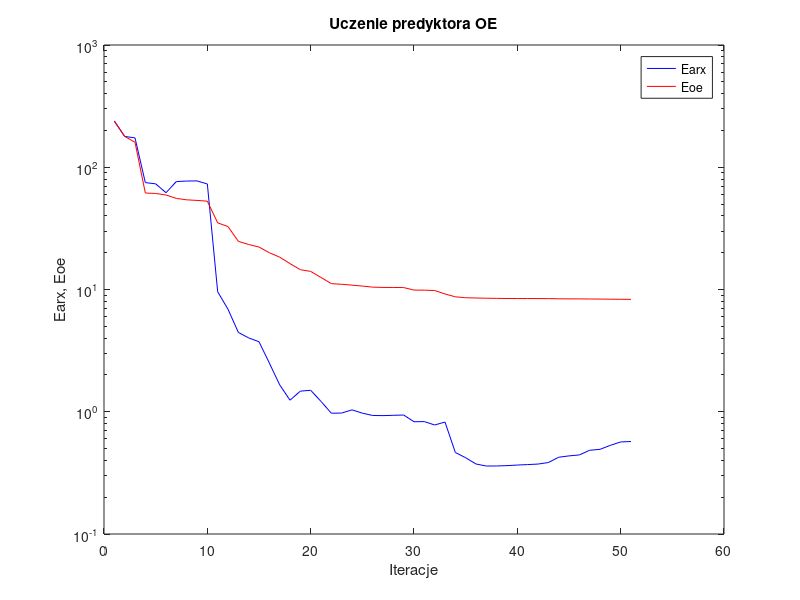
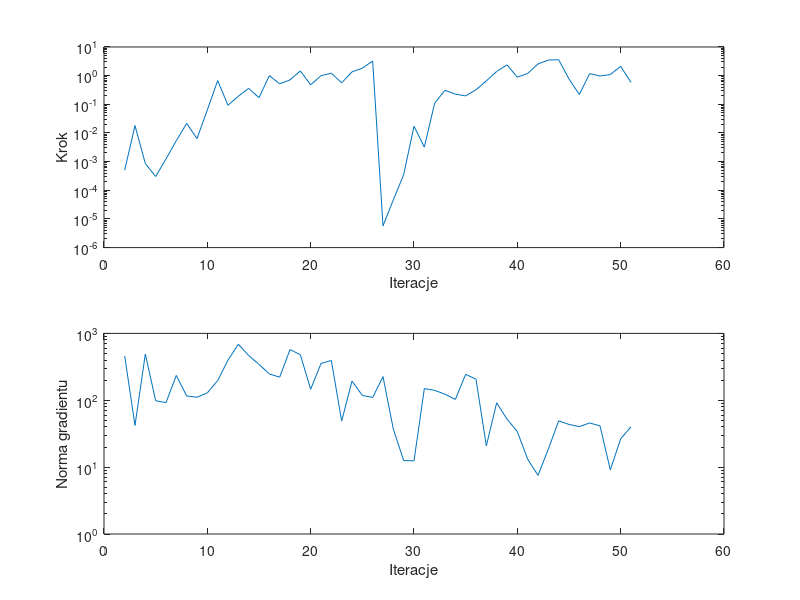

Source code (MATLAB) for these figures, in order:
%uczenie predyktora oe
clear all;
n=0; farx(n+1)=2.378178e+002; foe(n+1)=2.391605e+002; wspucz(n+1)=0.000000e+000; ng(n+1)=0.000000e+000;
%odnowa zmiennej metryki
n=1; farx(n+1)=1.787803e+002; foe(n+1)=1.788853e+002; krok(n+1)=4.994367e-004; ng(n+1)=4.588894e+002;
n=2; farx(n+1)=1.738357e+002; foe(n+1)=1.601295e+002; krok(n+1)=1.808357e-002; ng(n+1)=4.212095e+001;
n=3; farx(n+1)=7.488127e+001; foe(n+1)=6.156655e+001; krok(n+1)=8.540178e-004; ng(n+1)=4.918389e+002;
n=4; farx(n+1)=7.316485e+001; foe(n+1)=6.103304e+001; krok(n+1)=3.018569e-004; ng(n+1)=9.831536e+001;
n=5; farx(n+1)=6.193133e+001; foe(n+1)=5.931711e+001; krok(n+1)=1.244450e-003; ng(n+1)=9.215726e+001;
n=6; farx(n+1)=7.637991e+001; foe(n+1)=5.560536e+001; krok(n+1)=5.390749e-003; ng(n+1)=2.352239e+002;
n=7; farx(n+1)=7.711883e+001; foe(n+1)=5.414271e+001; krok(n+1)=2.156300e-002; ng(n+1)=1.159463e+002;
n=8; farx(n+1)=7.733409e+001; foe(n+1)=5.355038e+001; krok(n+1)=6.374691e-003; ng(n+1)=1.109804e+002;
n=9; farx(n+1)=7.299841e+001; foe(n+1)=5.280188e+001; krok(n+1)=6.368870e-002; ng(n+1)=1.290914e+002;
n=10; farx(n+1)=9.582850e+000; foe(n+1)=3.509143e+001; krok(n+1)=6.710813e-001; ng(n+1)=1.965706e+002;
n=11; farx(n+1)=6.895896e+000; foe(n+1)=3.273273e+001; krok(n+1)=9.233170e-002; ng(n+1)=3.984276e+002;
n=12; farx(n+1)=4.456848e+000; foe(n+1)=2.476927e+001; krok(n+1)=1.919924e-001; ng(n+1)=6.878600e+002;
n=13; farx(n+1)=4.018632e+000; foe(n+1)=2.333968e+001; krok(n+1)=3.607908e-001; ng(n+1)=4.665360e+002;
n=14; farx(n+1)=3.738844e+000; foe(n+1)=2.225312e+001; krok(n+1)=1.702433e-001; ng(n+1)=3.440535e+002;
n=15; farx(n+1)=2.503117e+000; foe(n+1)=1.999152e+001; krok(n+1)=1.003200e+000; ng(n+1)=2.477731e+002;
n=16; farx(n+1)=1.660757e+000; foe(n+1)=1.839435e+001; krok(n+1)=5.181392e-001; ng(n+1)=2.215249e+002;
n=17; farx(n+1)=1.243409e+000; foe(n+1)=1.628032e+001; krok(n+1)=7.101669e-001; ng(n+1)=5.727248e+002;
n=18; farx(n+1)=1.474324e+000; foe(n+1)=1.452022e+001; krok(n+1)=1.462039e+000; ng(n+1)=4.798210e+002;
n=19; farx(n+1)=1.498428e+000; foe(n+1)=1.406291e+001; krok(n+1)=4.763389e-001; ng(n+1)=1.459550e+002;
n=20; farx(n+1)=1.215276e+000; foe(n+1)=1.254026e+001; krok(n+1)=9.961132e-001; ng(n+1)=3.549591e+002;
n=21; farx(n+1)=9.727454e-001; foe(n+1)=1.117035e+001; krok(n+1)=1.215405e+000; ng(n+1)=3.938523e+002;
n=22; farx(n+1)=9.758945e-001; foe(n+1)=1.102949e+001; krok(n+1)=5.600723e-001; ng(n+1)=4.883060e+001;
n=23; farx(n+1)=1.036382e+000; foe(n+1)=1.085675e+001; krok(n+1)=1.355274e+000; ng(n+1)=1.938033e+002;
n=24; farx(n+1)=9.740425e-001; foe(n+1)=1.066754e+001; krok(n+1)=1.822466e+000; ng(n+1)=1.180821e+002;
n=25; farx(n+1)=9.321575e-001; foe(n+1)=1.045516e+001; krok(n+1)=3.235589e+000; ng(n+1)=1.103397e+002;
%odnowa zmiennej metryki
n=26; farx(n+1)=9.298070e-001; foe(n+1)=1.039930e+001; krok(n+1)=5.731843e-006; ng(n+1)=2.258229e+002;
n=27; farx(n+1)=9.351967e-001; foe(n+1)=1.038813e+001; krok(n+1)=4.646090e-005; ng(n+1)=3.706661e+001;
n=28; farx(n+1)=9.403828e-001; foe(n+1)=1.037270e+001; krok(n+1)=3.505202e-004; ng(n+1)=1.254020e+001;
n=29; farx(n+1)=8.286800e-001; foe(n+1)=9.893662e+000; krok(n+1)=1.716139e-002; ng(n+1)=1.241779e+001;
n=30; farx(n+1)=8.308762e-001; foe(n+1)=9.878181e+000; krok(n+1)=3.199545e-003; ng(n+1)=1.495797e+002;
n=31; farx(n+1)=7.793708e-001; foe(n+1)=9.808932e+000; krok(n+1)=1.101559e-001; ng(n+1)=1.406870e+002;
n=32; farx(n+1)=8.234268e-001; foe(n+1)=9.195447e+000; krok(n+1)=3.081903e-001; ng(n+1)=1.231532e+002;
n=33; farx(n+1)=4.645524e-001; foe(n+1)=8.712224e+000; krok(n+1)=2.268451e-001; ng(n+1)=1.027998e+002;
n=34; farx(n+1)=4.204506e-001; foe(n+1)=8.564723e+000; krok(n+1)=1.961845e-001; ng(n+1)=2.440528e+002;
n=35; farx(n+1)=3.738324e-001; foe(n+1)=8.521292e+000; krok(n+1)=3.217882e-001; ng(n+1)=2.066565e+002;
n=36; farx(n+1)=3.596955e-001; foe(n+1)=8.487370e+000; krok(n+1)=6.564205e-001; ng(n+1)=2.078096e+001;
n=37; farx(n+1)=3.601833e-001; foe(n+1)=8.463953e+000; krok(n+1)=1.397233e+000; ng(n+1)=9.161037e+001;
n=38; farx(n+1)=3.624100e-001; foe(n+1)=8.440926e+000; krok(n+1)=2.373641e+000; ng(n+1)=5.230304e+001;
n=39; farx(n+1)=3.665397e-001; foe(n+1)=8.436077e+000; krok(n+1)=8.823184e-001; ng(n+1)=3.395118e+001;
n=40; farx(n+1)=3.697542e-001; foe(n+1)=8.435103e+000; krok(n+1)=1.194064e+000; ng(n+1)=1.312506e+001;
n=41; farx(n+1)=3.733275e-001; foe(n+1)=8.432775e+000; krok(n+1)=2.560234e+000; ng(n+1)=7.532854e+000;
n=42; farx(n+1)=3.842787e-001; foe(n+1)=8.422966e+000; krok(n+1)=3.493349e+000; ng(n+1)=1.856445e+001;
n=43; farx(n+1)=4.244265e-001; foe(n+1)=8.397231e+000; krok(n+1)=3.598986e+000; ng(n+1)=4.917340e+001;
n=44; farx(n+1)=4.355144e-001; foe(n+1)=8.382764e+000; krok(n+1)=7.638857e-001; ng(n+1)=4.347662e+001;
n=45; farx(n+1)=4.434171e-001; foe(n+1)=8.380415e+000; krok(n+1)=2.193298e-001; ng(n+1)=4.034042e+001;
n=46; farx(n+1)=4.841679e-001; foe(n+1)=8.361933e+000; krok(n+1)=1.179292e+000; ng(n+1)=4.576105e+001;
n=47; farx(n+1)=4.927525e-001; foe(n+1)=8.349651e+000; krok(n+1)=9.727120e-001; ng(n+1)=4.142489e+001;
n=48; farx(n+1)=5.310852e-001; foe(n+1)=8.333803e+000; krok(n+1)=1.091740e+000; ng(n+1)=9.077791e+000;
n=49; farx(n+1)=5.662788e-001; foe(n+1)=8.319903e+000; krok(n+1)=2.108705e+000; ng(n+1)=2.655741e+001;
n=50; farx(n+1)=5.707388e-001; foe(n+1)=8.307349e+000; krok(n+1)=5.804224e-001; ng(n+1)=4.007883e+001;

figure; semilogy(farx,'b'); hold on; semilogy(foe,'r'); xlabel('Iteracje'); ylabel('Earx, Eoe'); legend('Earx','Eoe'); title('Uczenie predyktora OE');
figure; subplot(2,1,1); semilogy(krok); xlabel('Iteracje'); ylabel('Krok');
subplot(2,1,2); semilogy(ng); xlabel('Iteracje'); ylabel('Norma gradientu');
Earx=farx(n+1)
Eoe=foe(n+1)
